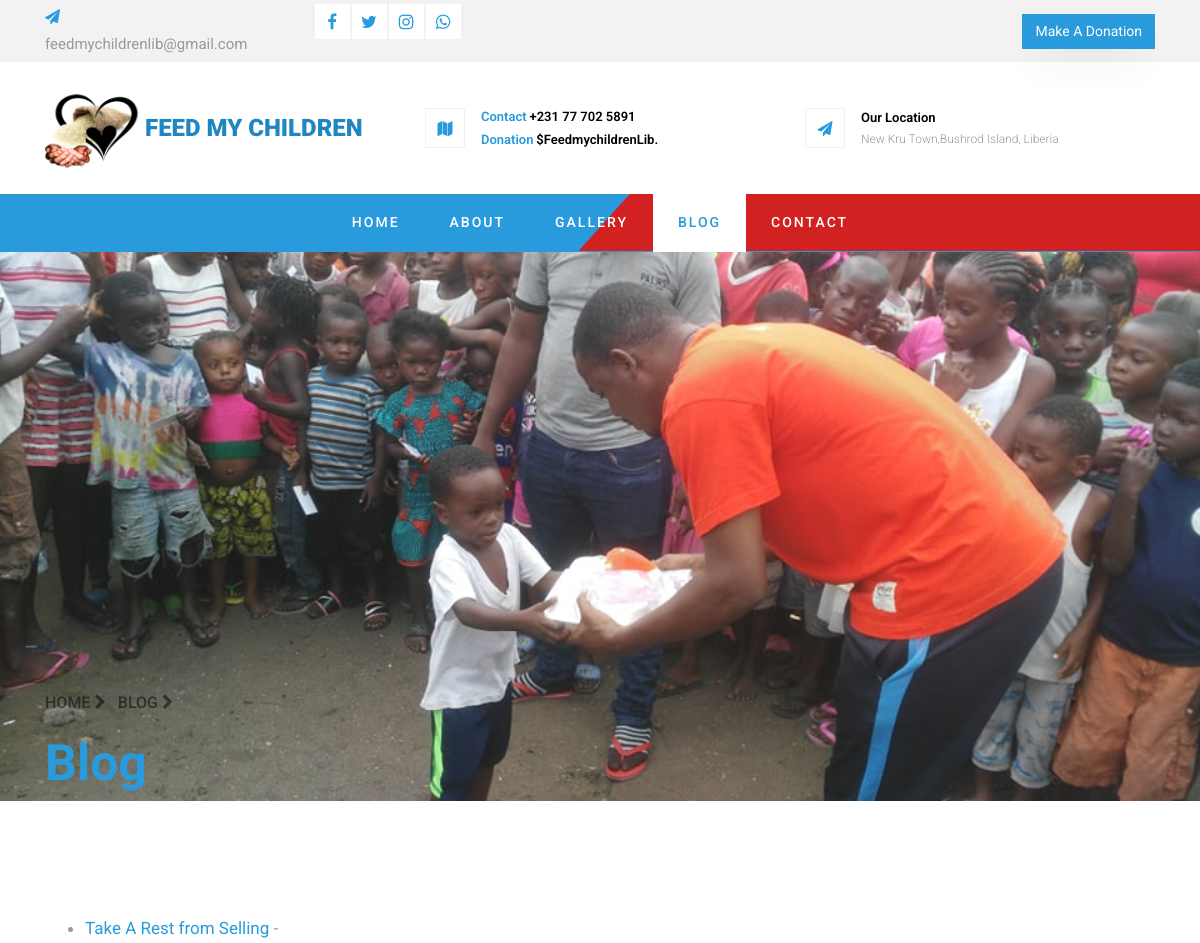
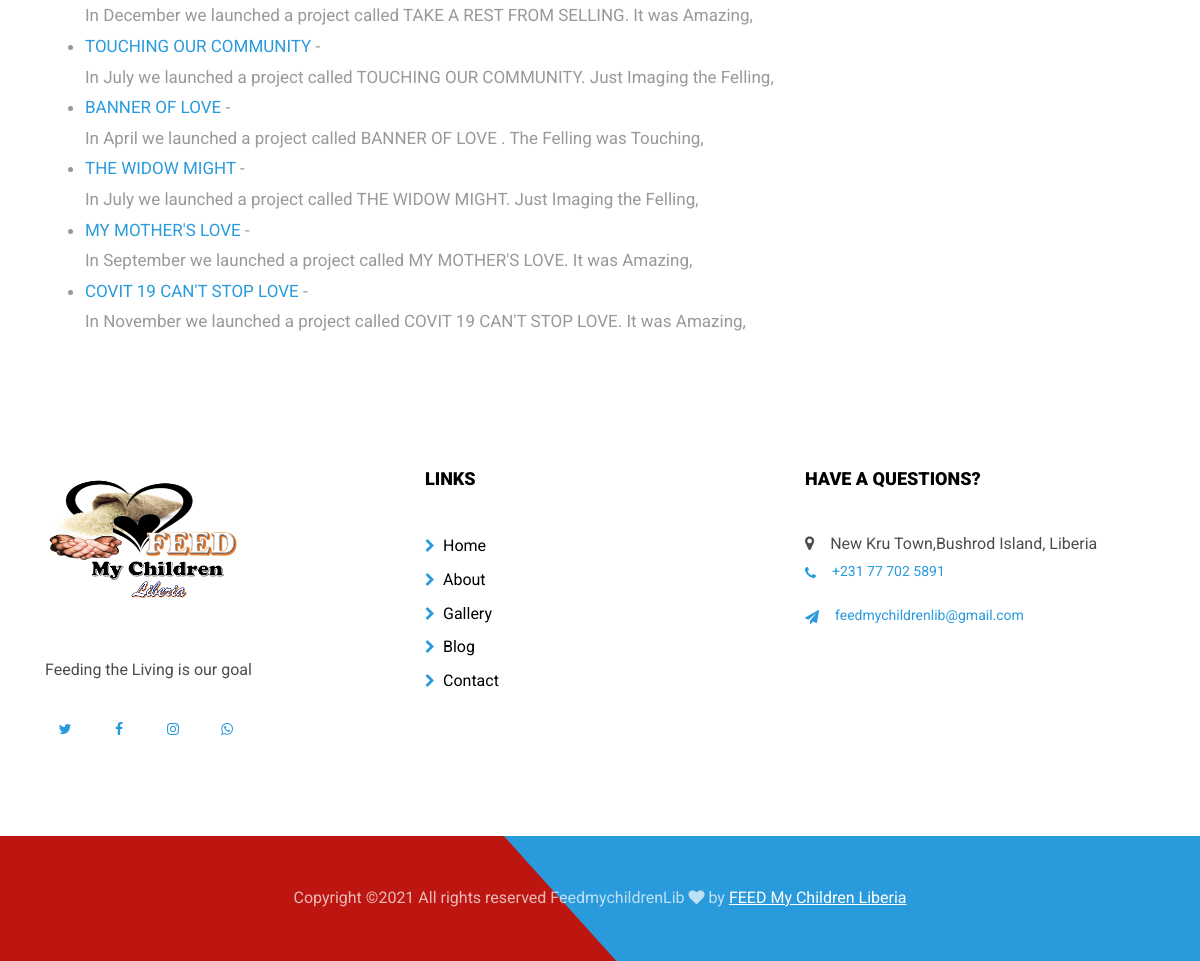
Screenshot of /blog/ with the database file from the repository (2 pictures, top to bottom).
### blog/models.py (models this page shows, shortened)
class Post(models.Model):
    title = models.CharField(max_length=200,)
    slug = models.SlugField(max_length=200, )
    author = models.ForeignKey(User, on_delete= models.CASCADE)
    updated_on =models.DateTimeField(auto_now= True)
    content =models.TextField()
    created_on = models.DateTimeField(auto_now_add=True)

### blog/views.py (the view)
# urls.py: path('', BlogView.as_view(), name='blog'),
class BlogView(ListView):
    model = Post
    template_name = 'blog.html'

### blog/templates/blog.html (shortened to what this page needs)
{% load static %}
<!DOCTYPE html>
<html lang="en">
<head>
	<link rel="stylesheet" href="https://stackpath.bootstrapcdn.com/font-awesome/4.7.0/css/font-awesome.min.css">
	<link rel="stylesheet" href="{%static 'website/css/animate.css'%}">
	<link rel="stylesheet" href="{%static 'website/css/owl.carousel.min.css'%}">
	<link rel="stylesheet" href="{%static 'website/css/owl.theme.default.min.css'%}">
	<link rel="stylesheet" href="{%static 'website/css/magnific-popup.css'%}">
	<link rel="stylesheet" href= "{%static 'website/css/bootstrap-datepicker.css'%}">
	<link rel="stylesheet" href="{%static 'website/css/jquery.timepicker.css'%}">
	<link rel="stylesheet" href="{%static 'website/css/flaticon.css'%}">
	<link rel="stylesheet" href="{%static 'website/css/style.css'%}">
</head>
<body>
	<div class="py-1 top">
		<div class="container">
			<div class="row">
				<div class="col-sm text-center text-md-left mb-md-0 mb-2 pr-md-4 d-flex topper align-items-center">
					<p class="mb-0 w-100">
						<span class="fa fa-paper-plane"></span>
						<span class="text">feedmychildrenlib@gmail.com</span>
					</p>
				</div>
				<div class="col-sm justify-content-center d-flex mb-md-0 mb-2">
					<div class="social-media">
						<p class="mb-0 d-flex">
							<a href="https://web.facebook.com/FEED-My-Children-Liberia-103064041453895" class="d-flex align-items-center justify-content-center"><span class="fa fa-facebook"><i class="sr-only">Facebook</i></span></a>
							<a href="https://twitter.com/nugba_smith" class="d-flex align-items-center justify-content-center"><span class="fa fa-twitter"><i class="sr-only">Twitter</i></span></a>
							<a href="https://www.instagram.com/feedmychildrenliberia/?hl=en" class="d-flex align-items-center justify-content-center"><span class="fa fa-instagram"><i class="sr-only">Instagram</i></span></a>
							<a href="https://api.whatsapp.com/send?phone=231777025891&fbclid=IwAR1omA7wL95mE6l3seblphYpZT6IvhLnpu1Oj5Cv2E2Oy88ujg9HJIBmAVg" class="d-flex align-items-center justify-content-center"><span class="fa fa-whatsapp"><i class="sr-only">Whatsapp</i></span></a>
						</p>
					</div>
				</div>
				<div class="col-sm-12 col-md-6 col-lg-7 d-flex topper align-items-center text-lg-right justify-content-end">
					<p class="mb-0 register-link"><a href="https://www.gofundme.com/f/raise-money-to-feed-children-in-liberia?utm_source=customer&utm_campaign=p_cp+share-sheet&utm_medium=copy_link-tip" class="btn btn-primary">Make A Donation</a></p>
				</div>
			</div>
		</div>
	</div>
	<div class="py-3">
		<div class="container">
			<div class="row d-flex align-items-start align-items-center px-3 px-md-0">
				<div class="col-md-4 d-flex mb-2 mb-md-0">
					<a class="navbar-brand d-flex align-items-center" href="{% url 'index'%}"><img src= "{%static 'website/images/logo.png'%}" alt="" width="100" height="auto"><span>Feed My Children</span></a>
				</div>
				<div class="col-md-4 d-flex topper mb-md-0 mb-2 align-items-center">
					<div class="icon d-flex justify-content-center align-items-center">
						<span class="fa fa-map"></span>
					</div>
					<div class="pr-md-4 pl-md-3 pl-3 text">
						<p class="con"><span>Contact</span> <span>+231 77 702 5891</span></p>
						<p class="con"></i><span>Donation</span> <span>$FeedmychildrenLib.</span></p>
					</div>
				</div>
				<div class="col-md-4 d-flex topper mb-md-0 align-items-center">
					<div class="icon d-flex justify-content-center align-items-center"><span class="fa fa-paper-plane"></span>
					</div>
					<div class="text pl-3 pl-md-3">
						<p class="hr"><span>Our Location</span></p>
						<p class="con">New Kru Town,Bushrod Island, Liberia</p>
					</div>
				</div>
			</div>
		</div>
	</div>
	<nav class="navbar navbar-expand-lg navbar-dark bg-dark ftco-navbar-light" id="ftco-navbar">
		<div class="container d-flex align-items-center">
			<div class="collapse navbar-collapse" id="ftco-nav">
				<ul class="navbar-nav m-auto">
					<li class="nav-item "><a href="{% url 'index' %}" class="nav-link">Home</a></li>
					<li class="nav-item"><a href="{% url 'about' %}" class="nav-link">About</a></li>
					<li class="nav-item"><a href="{% url 'gallery' %}" class="nav-link">Gallery</a></li>
					<li class="nav-item active"><a href="{% url 'blog1' %}" class="nav-link">Blog</a></li>
					<li class="nav-item"><a href="{% url 'contact' %}" class="nav-link">Contact</a></li>
				</ul>
			</div>
		</div>
	</nav>
<section class="hero-wrap hero-wrap-2" style="background-image: url({%static 'website/images/gal18.jpg'%});" data-stellar-background-ratio="0.5">
    <div class="container">
      <div class="row no-gutters slider-text align-items-end justify-content-start">
        <div class="col-md-9 ftco-animate pb-5">
         <p class="breadcrumbs"><span class="mr-2"><a href="{% url 'index' %}">Home <i class="fa fa-chevron-right"></i></a></span> <span>Blog <i class="fa fa-chevron-right"></i></span></p>
         <h1 class="mb-3 bread">Blog</h1>
       </div>
     </div>
   </div>
  </section>
  <br/>
  <br/>
<div class="container">
    <ul>
    {% for post in object_list %}
        <li> <a href="#">{{ post.title }} </a> - {{ post.author.first_name }}
            {{ post.author.last_name }} <br/>
            {{ post.content }} </li>
    {% endfor %}
    </ul>
</div>
<footer class="ftco-footer">
    <div class="container mb-5 pb-4">
      <div class="row">
        <div class="col-lg col-md-6">
          <div class="ftco-footer-widget">
            <h2 class="ftco-heading-2 logo d-flex align-items-center"><a href="#"><img src="{%static 'website/images/logo copy.png'%}" alt="" width="200" height="auto"></a></h2>
            <p>Feeding the Living is our goal</p>
            <ul class="ftco-footer-social list-unstyled mt-4">
              <li><a href="https://twitter.com/nugba_smith"><span class="fa fa-twitter"></span></a></li>
              <li><a href="https://web.facebook.com/FEED-My-Children-Liberia-103064041453895"><span class="fa fa-facebook"></span></a></li>
              <li><a href="https://www.instagram.com/feedmychildrenliberia/?hl=en"><span class="fa fa-instagram"></span></a></li>
              <li><a href="https://api.whatsapp.com/send?phone=231777025891&fbclid=IwAR1omA7wL95mE6l3seblphYpZT6IvhLnpu1Oj5Cv2E2Oy88ujg9HJIBmAVg"><span class="fa fa-whatsapp"></span></a></li>
            </ul>
          </div>
        </div>
        <div class="col-lg col-md-6">
          <div class="ftco-footer-widget">
            <h2 class="ftco-heading-2">Links</h2>
            <ul class="list-unstyled">
              <li><a href="{% url 'index' %}"><span class="fa fa-chevron-right mr-2"></span>Home</a></li>
				  <li><a href="{% url 'about'%}"><span class="fa fa-chevron-right mr-2"></span>About</a></li>
				  <li><a href="{%url 'gallery'%}"><span class="fa fa-chevron-right mr-2"></span>Gallery</a></li>
				  <li><a href="{%url 'blog'%}"><span class="fa fa-chevron-right mr-2"></span>Blog</a></li>
				  <li><a href="{%url 'contact'%}"><span class="fa fa-chevron-right mr-2"></span>Contact</a></li>
            </ul>
          </div>
        </div>
      <div class="col-lg col-md-6">
        <div class="ftco-footer-widget">
         <h2 class="ftco-heading-2">Have a Questions?</h2>
         <div class="block-23 mb-3">
           <ul>
            <li><span class="fa fa-map-marker mr-3"></span><span class="text">New Kru Town,Bushrod Island, Liberia</span></li>
            <li><a href="https://wa.me/+231777025891"><span class="fa fa-phone mr-3"></span><span class="text">+231 77 702 5891</span></a></li>
            <li><a href="mailto:feedmychildrenlib@gmail.com"><span class="fa fa-paper-plane mr-3"></span><span class="text">feedmychildrenlib@gmail.com</span></a></li>
          </ul>
         </div>
       </div>
     </div>
   </div>
  </div>
  <div class="container-fluid bg-primary py-5">
   <div class="row">
    <div class="col-md-12 text-center">
      <p class="mb-0">
        Copyright &copy;<script>document.write(new Date().getFullYear());</script> All rights reserved FeedmychildrenLib <i class="fa fa-heart" aria-hidden="true"></i> by <a href="https://web.facebook.com/FEED-My-Children-Liberia-103064041453895/" target="_blank">FEED My Children Liberia</a>
       </p>
      </div>
    </div>
  </div>
  </footer>
  </body>
  </html>

### rows the page displays
Post: title "Take A Rest from Selling", content "In December we launched a project called TAKE A REST FROM SELLING. It was Amazing,"
Post: title "TOUCHING OUR COMMUNITY", content "In July we launched a project called TOUCHING OUR COMMUNITY. Just Imaging the Felling,"
Post: title "BANNER OF LOVE", content "In April we launched a project called BANNER OF LOVE . The Felling was Touching,"
Post: title "THE WIDOW MIGHT", content "In July we launched a project called THE WIDOW MIGHT. Just Imaging the Felling,"
Post: title "MY MOTHER'S LOVE", content "In September we launched a project called MY MOTHER'S LOVE. It was Amazing,"
Post: title "COVIT 19 CAN'T STOP LOVE", content "In November we launched a project called COVIT 19 CAN'T STOP LOVE. It was Amazing,"
